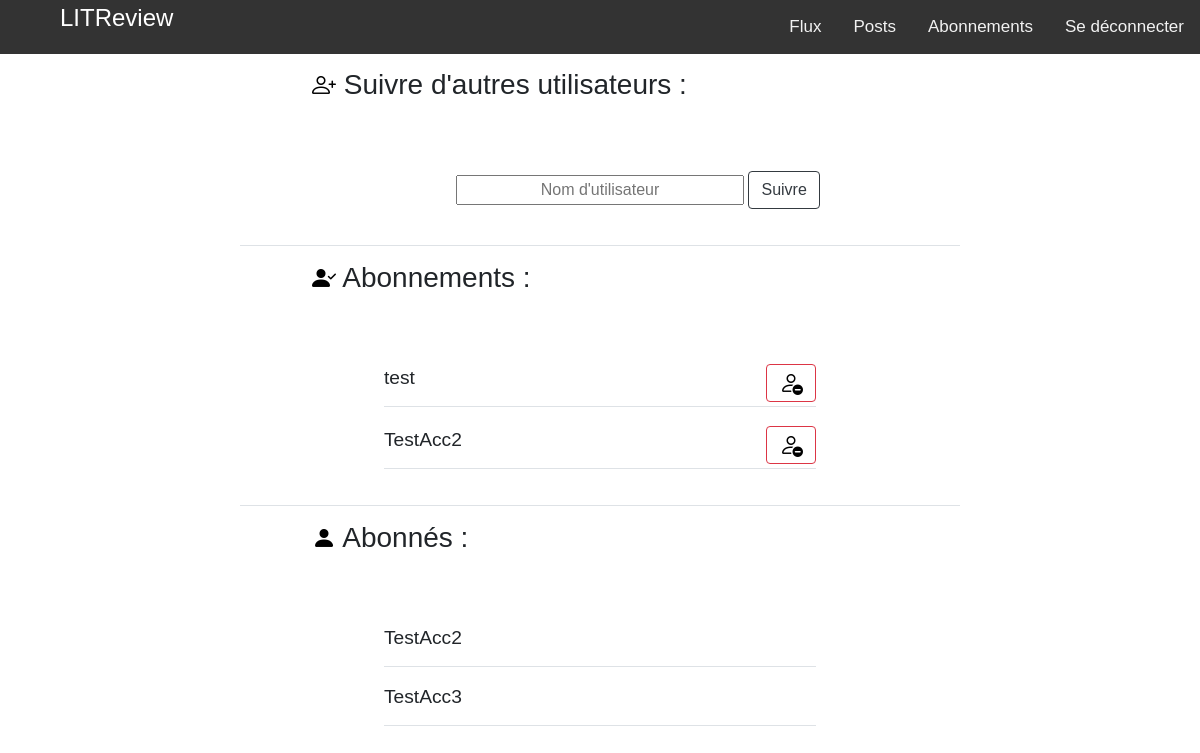
The page /follow/ (signed in) on the database its author committed.
### authentication/models.py (models this page shows)
class User(AbstractUser):
    follow = models.ManyToManyField(
        "self", blank=True, related_name="followers", symmetrical=False
    )
    email = models.EmailField(unique=True)
    USERNAME_FIELD = 'email'
    REQUIRED_FIELDS = []

### reviews/views.py (the view, shortened to what this page needs)
# urls.py: path('follow/', follow_user, name='follow'),
@login_required
def follow_user(request):
    form = forms.FollowForm()
    user = request.user
    follow_pk = models.UserFollows.objects.all().filter(user=user.pk).values(
        'followed_user')
    follow_list = []
    for f in follow_pk:
        follow_list.append(f['followed_user'])
    follow = User.objects.all().filter(pk__in=follow_list)
    followed_by_pk = models.UserFollows.objects.all().filter(
        followed_user=user.pk).values('user')
    followed_list = []
    for f in followed_by_pk:
        followed_list.append(f['user'])
    followed_by = User.objects.all().filter(pk__in=followed_list)
    context = {
        'form': form,
        'follow': follow,
        'followed_by': followed_by,
    }
    return render(request, 'reviews/follow_page.html', context=context)

### reviews/forms.py
class FollowForm(forms.ModelForm):
    follow_user = forms.CharField(
        label="", widget=TextInput(attrs={'placeholder': "Nom d'utilisateur"}))
    class Meta:
        model = models.UserFollows
        fields = []

### reviews/templates/reviews/follow_page.html (shortened to what this page needs)
{% extends 'base.html' %}
{% load crispy_forms_tags %}
{% block content %}
    <h3 class="follow-text"><i class="bi-person-plus" style="font-size: 1.5rem; color: black;"></i>  Suivre d'autres utilisateurs :</h3>
    <div id="follow-form" class="">
        <form method="post">
            {{ form }}
            <button id="follow-btn" type="submit button" name="follow" class="btn btn-outline-dark">Suivre</button>
        </form>
    </div>
        <div id="follow-list" class="border-top">
            <h3 class="follow-text"><i class="bi-person-check-fill" style="font-size: 1.5rem; color: black;"></i> Abonnements :</h3>
            {% if follow %}
                {% for followed in follow %}
                    <form method="post" class="follow-list border-bottom">
                        {{ followed.username }}
                        <button type="submit button" name="unfollow"
                                value="{{ followed.id }}" class="btn btn-outline-danger unfollow-btn"><i class="bi-person-dash" style="font-size: 1.5rem; color: black;"></i></button>
                    </form>
                {% endfor %}
            {% else %}
                <p class="follow-list">Vous ne suivez personne.</p>
            {% endif %}
        </div>
        <div id="followers" class="border-top">
            <h3 class="follow-text"><i class="bi-person-fill" style="font-size: 1.5rem; color: black;"></i> Abonnés :</h3>
            {% if followed_by %}
                {% for follower in followed_by %}
                        <p class="follow-list border-bottom">{{ follower.username }}</p>
                {% endfor %}
            {% else %}
                <p class="follow-list">Personne ne vous suit.</p>
            {% endif %}
        </div>
{% endblock content %}

### static/app.css (style rules this page uses)
body { background-color: #fff; font-family: Verdana, Tahoma, Garamond, Georgia, sans-serif; }
#follow-btn { align-items: left; }
#id_follow_user { text-align: center; width: 40%; margin-left: 30%; }
.unfollow-btn { float: right; margin: 0 auto; }
.follow-list { margin-right: 20%; margin-left: 20%; padding-bottom: 13px; font-size: 1.2em; }
#follow-list { margin-top: 5%; }
#follow-form { margin-top: 5%; display: block; }
#followers { margin-top: 5%; }
.follow-text { text-align: left; padding-left: 10%; margin-top: 2%; margin-bottom: 70px; }

### rows shown on the page
User: username "test", {{ followed.id }} 2 (drawn)
User: username "TestAcc2", {{ followed.id }} 3 (drawn)
User: username "TestAcc3"
